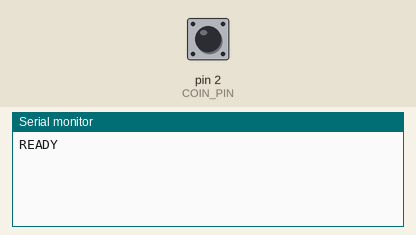
A sketch run on a simulated Arduino Uno, built with avr-gcc and run on an emulated ATmega328P. Parts: the last lines printed to the serial monitor. The inputs (shaded band) are chosen by the test bench; at power-on: pin 2 (COIN_PIN) HIGH.

Above: at 1.2 s.
1.3 s: pin 2 (COIN_PIN) pulled LOW for 0.15 s
At 3.0 s:
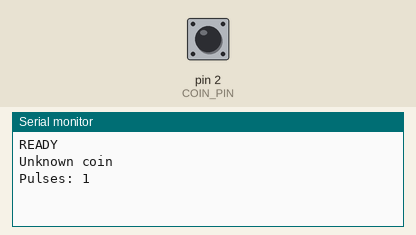
3.4 s: pin 2 (COIN_PIN) pulsed LOW 5 times (0.12 s each, 0.3 s apart)
At 6.2 s:
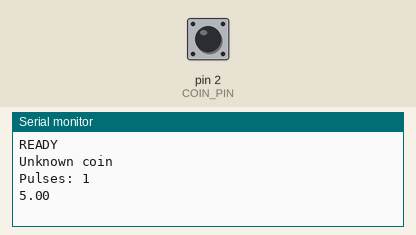

The sketch:

sketch_mar17a.ino
```cpp
#define COIN_PIN 2

volatile int pulseCount = 0;
volatile unsigned long lastInterruptTime = 0;
volatile unsigned long lastPulseTime = 0;

const unsigned long debounceDelay = 40;
const unsigned long pulseTimeout = 600;

float getCoinValue(int pulses) {
  switch (pulses) {
    case 5: return 5.0;
    case 10: return 10.0;
    case 20: return 20.0;
    default: return 0.0;
  }
}

void coinISR() {
  unsigned long now = millis();

  if (now - lastInterruptTime > debounceDelay) {
    pulseCount++;
    lastInterruptTime = now;
    lastPulseTime = now;
  }
}

void setup() {
  Serial.begin(9600);
  pinMode(COIN_PIN, INPUT_PULLUP);
  attachInterrupt(digitalPinToInterrupt(COIN_PIN), coinISR, FALLING);
  Serial.println("READY");
}

void loop() {
  int pulses = 0;
  unsigned long pulseTimeCopy = 0;

  noInterrupts();
  pulses = pulseCount;
  pulseTimeCopy = lastPulseTime;
  interrupts();

  if (pulses > 0 && (millis() - pulseTimeCopy > pulseTimeout)) {
    noInterrupts();
    pulses = pulseCount;
    pulseCount = 0;
    interrupts();

    float amount = getCoinValue(pulses);

    if (amount > 0) {
      Serial.println(amount, 2);
    } else {
      Serial.println("Unknown coin");
      Serial.print("Pulses: ");
      Serial.println(pulses);
    }
  }
}
```

Measured:
- after the input at 1.3 s, the serial monitor: prints a new line after 0.60 s (image 1)
- after the input at 3.4 s, the serial monitor: prints a new line after 1.8 s (image 2)
